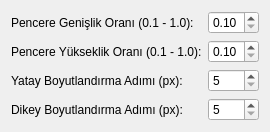
<?xml version="1.0" encoding="UTF-8"?>
<ui version="4.0">
 <class>KWinCenterWindowConfig</class>
 <widget class="QWidget" name="KWinCenterWindowConfig">
  <layout class="QFormLayout" name="formLayout">

   <item row="0" column="0">
    <widget class="QLabel" name="label_WIDTH">
     <property name="text">
      <string>Pencere Genişlik Oranı (0.1 - 1.0):</string>
     </property>
    </widget>
   </item>
   <item row="0" column="1">
    <widget class="QDoubleSpinBox" name="kcfg_WIDTH">
     <property name="minimum">
      <double>0.1</double>
     </property>
     <property name="maximum">
      <double>1.0</double>
     </property>
     <property name="singleStep">
      <double>0.05</double>
     </property>
    </widget>
   </item>

   <item row="1" column="0">
    <widget class="QLabel" name="label_HEIGHT">
     <property name="text">
      <string>Pencere Yükseklik Oranı (0.1 - 1.0):</string>
     </property>
    </widget>
   </item>
   <item row="1" column="1">
    <widget class="QDoubleSpinBox" name="kcfg_HEIGHT">
     <property name="minimum">
      <double>0.1</double>
     </property>
     <property name="maximum">
      <double>1.0</double>
     </property>
     <property name="singleStep">
      <double>0.05</double>
     </property>
    </widget>
   </item>

   <item row="2" column="0">
    <widget class="QLabel" name="label_STEP_X">
     <property name="text">
      <string>Yatay Boyutlandırma Adımı (px):</string>
     </property>
    </widget>
   </item>
   <item row="2" column="1">
    <widget class="QSpinBox" name="kcfg_STEP_X">
     <property name="minimum">
      <number>5</number>
     </property>
     <property name="maximum">
      <number>300</number>
     </property>
     <property name="singleStep">
      <number>5</number>
     </property>
    </widget>
   </item>

   <item row="3" column="0">
    <widget class="QLabel" name="label_STEP_Y">
     <property name="text">
      <string>Dikey Boyutlandırma Adımı (px):</string>
     </property>
    </widget>
   </item>
   <item row="3" column="1">
    <widget class="QSpinBox" name="kcfg_STEP_Y">
     <property name="minimum">
      <number>5</number>
     </property>
     <property name="maximum">
      <number>300</number>
     </property>
     <property name="singleStep">
      <number>5</number>
     </property>
    </widget>
   </item>

  </layout>
 </widget>
 <resources/>
 <connections/>
</ui>
